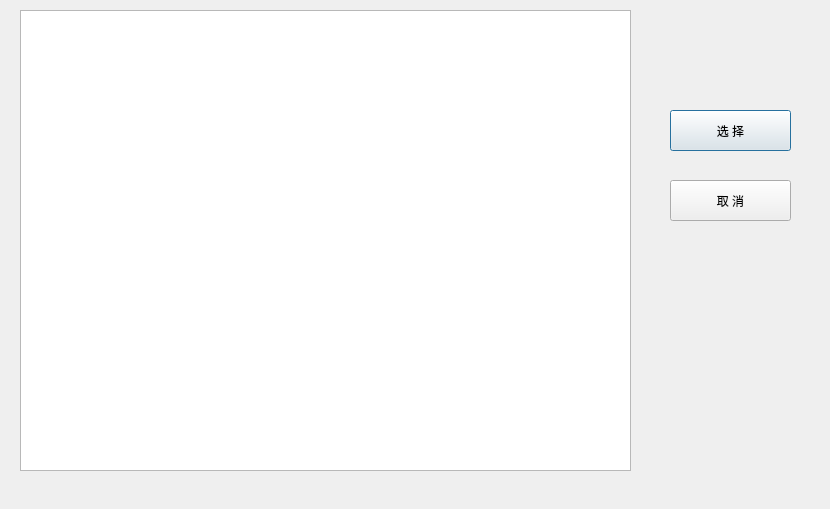
<?xml version="1.0" encoding="UTF-8"?>
<ui version="4.0">
 <class>SelectSysSwitchDlg</class>
 <widget class="QDialog" name="SelectSysSwitchDlg">
  <property name="geometry">
   <rect>
    <x>0</x>
    <y>0</y>
    <width>830</width>
    <height>509</height>
   </rect>
  </property>
  <property name="windowTitle">
   <string>系统开关卡选择</string>
  </property>
  <widget class="QTableView" name="tableView">
   <property name="geometry">
    <rect>
     <x>20</x>
     <y>10</y>
     <width>611</width>
     <height>461</height>
    </rect>
   </property>
   <property name="lineWidth">
    <number>1</number>
   </property>
   <property name="selectionBehavior">
    <enum>QAbstractItemView::SelectRows</enum>
   </property>
   <attribute name="horizontalHeaderShowSortIndicator" stdset="0">
    <bool>false</bool>
   </attribute>
   <attribute name="horizontalHeaderStretchLastSection">
    <bool>true</bool>
   </attribute>
  </widget>
  <widget class="QPushButton" name="pushBtnSel">
   <property name="geometry">
    <rect>
     <x>670</x>
     <y>110</y>
     <width>121</width>
     <height>41</height>
    </rect>
   </property>
   <property name="text">
    <string>选 择</string>
   </property>
  </widget>
  <widget class="QPushButton" name="pushBtnCancel">
   <property name="geometry">
    <rect>
     <x>670</x>
     <y>180</y>
     <width>121</width>
     <height>41</height>
    </rect>
   </property>
   <property name="text">
    <string>取 消</string>
   </property>
   <property name="autoDefault">
    <bool>false</bool>
   </property>
  </widget>
 </widget>
 <resources/>
 <connections/>
</ui>
